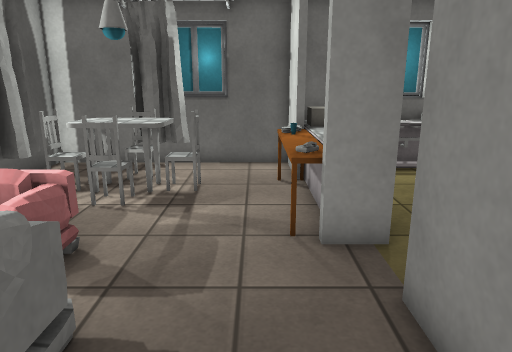
view 1 (above)

12 first-person views from a walk through a 3-D level made in the Unity game engine. The camera is 1.5 m above the floor, tilts 14° down and sees 70° across. The floor is counted in squares, 0.5 m on a side. Each view is taken from the middle of a square. On the plan, view 1 faces up. The plan holds only what a view shows up to about 20 squares ahead; the rest is blank. The place goes on beyond the plan. The player character is not drawn. Some surface patterns are stand-ins.

view 2
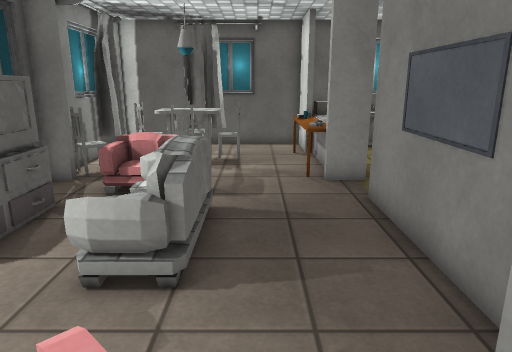

view 3
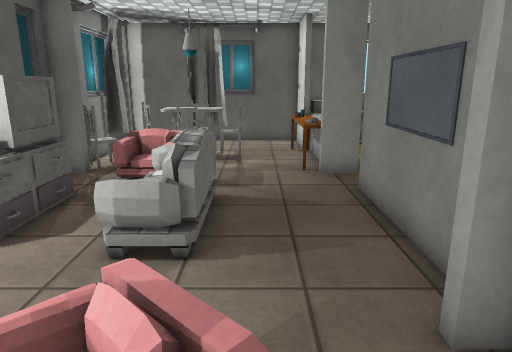

view 4
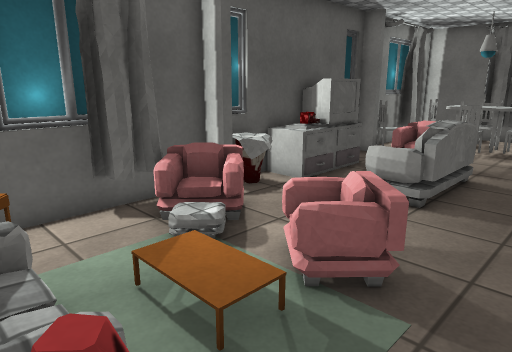

view 5
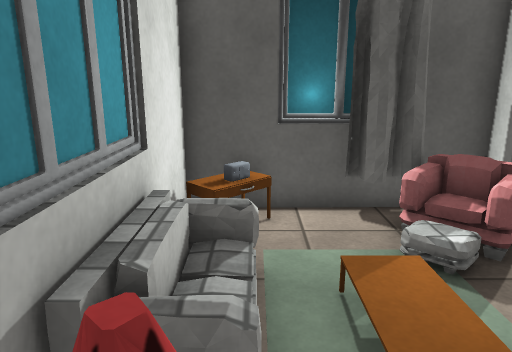

view 6
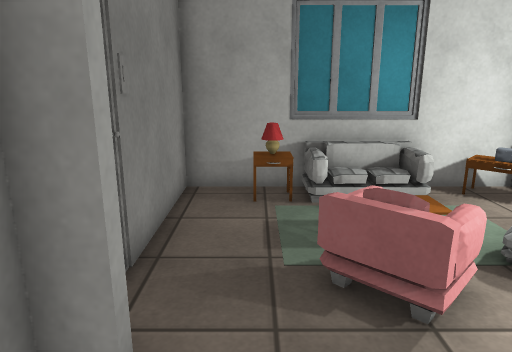

view 7
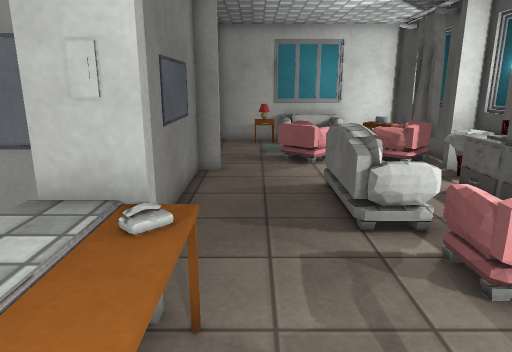

view 8
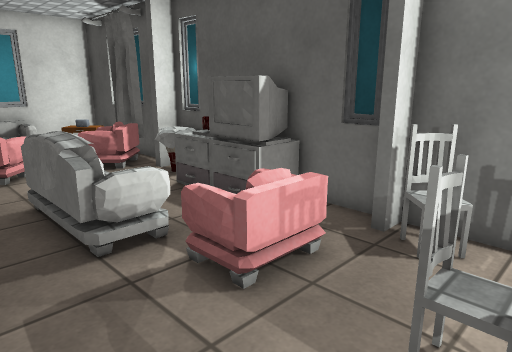

view 9
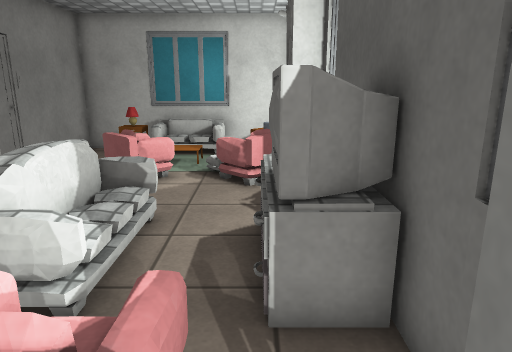

view 10
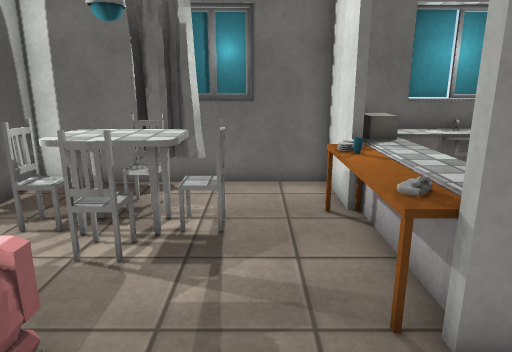

view 11
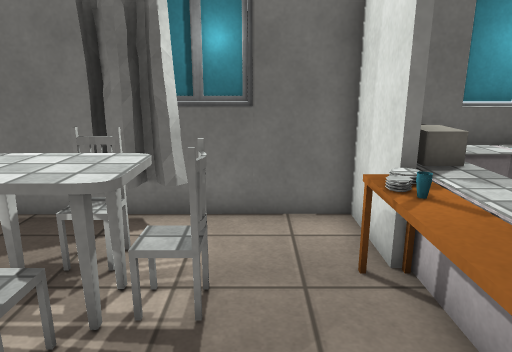

view 12
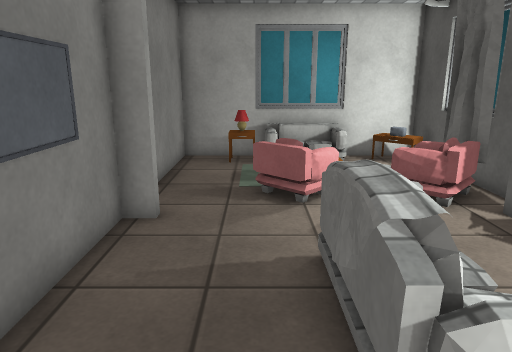

### Floor plan
Key: @ floor where view 1 was taken; # wall or solid block; . main floor; : floor 0.75 m higher than the main floor; / step, stairs or slope; = window, fence, low wall or low ledge; ^ raised ledge; v drop or lower ground; T thing the floor can be seen under or through; O other object.
Columns run from 8 left of view 1 to 4 right of it. Each row starts with its distance up from view 1.
 15             #
 14 ###########OO
 13 #........#OOO
 12 ##..TT...#OO
 11 ###OT=#..OOO
 10 ##=OT=#..OOO
  9 #...TT...OOO
  8 ##.......OOO
  7 ##.##....OOO
  6 #..===....#
  5 #..===....##
  4 #O#.===...#
  3 ###..==...#
  2 ###..==...#
  1 #O=..==...#
  0 #OO..==.@.#
 -1 #^=.......#
 -2 ###.......#
 -3 #.==.==...#
 -4 #v==.=#=..#
 -5 ##OO/.O...#
 -6 ##../OO...#
 -7 #...///...#
 -8 #O.==/=OO.#
 -9 #.O==:=OO.#
-10 ###########

Positions as (right, up) in squares from view 1, and headings:
1: (0, 0), facing up
2: (-1, -5), facing up
3: (-1, -6), facing up
4: (1, -9), facing up-left
5: (1, -8), facing left
6: (0, 1), facing down
7: (0, 11), facing down
8: (0, 10), facing down-left
9: (-6, 8), facing down
10: (-1, 3), facing up
11: (-1, 6), facing up
12: (-1, 6), facing down
